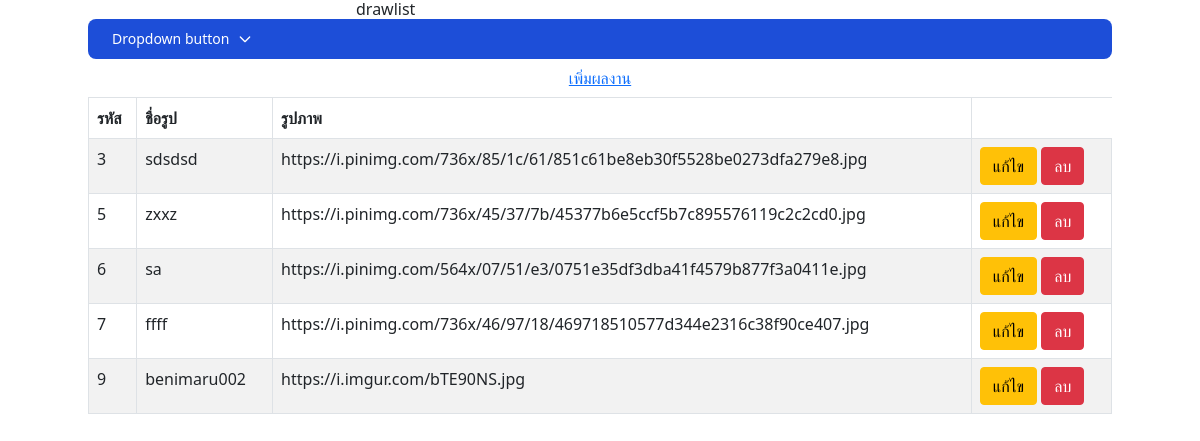
The page /draw_list.php on the database its author committed.
### tables this page shows
CREATE TABLE `product` (
  `dpr_id` int(11) NOT NULL,
  `dpr_name` varchar(100) NOT NULL,
  `dpr_type` varchar(100) NOT NULL,
  `dpr_image` varchar(255) NOT NULL,
  `dpr_detail` varchar(255) NOT NULL
);

### draw_list.php (the view, shortened to what this page needs)
<!DOCTYPE html>
<html lang="en">
    <head>
        <link href="https://cdn.jsdelivr.net/npm/bootstrap@5.0.2/dist/css/bootstrap.min.css" rel="stylesheet">
        <script src="https://cdn.tailwindcss.com"></script>
    </head>
    <body>
        <div class="container">
            <div class="row">
                <div class="col-sm-12 col-md-3 col-lg-3">
                </div>
                <div class="col-sm-12 col-md-9 col-lg-9">
                    <h2>drawlist</h2>
                </div>
                <button id="multiLevelDropdownButton" data-dropdown-toggle="dropdown" class="text-white bg-blue-700 hover:bg-blue-800 focus:ring-4 focus:outline-none focus:ring-blue-300 font-medium rounded-lg text-sm px-4 py-2.5 text-center inline-flex items-center dark:bg-blue-600 dark:hover:bg-blue-700 dark:focus:ring-blue-800" type="button">Dropdown button <svg class="w-4 h-4 ml-2" aria-hidden="true" fill="none" stroke="currentColor" viewBox="0 0 24 24" xmlns="http://www.w3.org/2000/svg"><path stroke-linecap="round" stroke-linejoin="round" stroke-width="2" d="M19 9l-7 7-7-7"></path></svg></button>
                    <a href="draw_add.php" class="btn btn-link">เพิ่มผลงาน</a>
                    <table class="table table-bordered table-striped">
                        <thead>
                            <tr>
                                <th>รหัส</th>
                                <th>ชื่อรูป</th>
                                <th>รูปภาพ</th>
                            </tr>
                        </thead>
                        <tbody>
                            <?php
                                include 'connectdb.php';
                                $sql =  'SELECT * FROM product order by dpr_id';
                                $result = mysqli_query($conn,$sql);
                                while (($row = mysqli_fetch_array($result, MYSQLI_ASSOC)) != NULL) {
                                    echo '<tr>';
                                    echo '<td>' . $row['dpr_id'] . '</td>';
                                    echo '<td>' . $row['dpr_name'] . '</td>';
                                    echo '<td>' . $row['dpr_image'] . '</td>';
                                    echo '<td>';
                            ?>
                                <a href="draw_edit.php?dpr_id=<?php echo $row['dpr_id'];?>" class="btn btn-warning">แก้ไข</a>
                                <a href="JavaScript:if(confirm('ยืนยันการลบ')==true){window.location='draw_delete.php?dpr_id=<?php echo $row["dpr_id"];?>'}" class="btn btn-danger">ลบ</a>
                            <?php
                                    echo '</td>';
                                    echo '</tr>';
                                }
                            ?>
                        </tbody>
                    </table>
                </div>
            </div>
    </body>
</html>

### rows shown on the page
product: dpr_id "3", dpr_name "sdsdsd", dpr_image "https://i.pinimg.com/736x/85/1c/61/851c61be8eb30f5528be0273dfa279e8.jpg"
product: dpr_id "5", dpr_name "zxxz", dpr_image "https://i.pinimg.com/736x/45/37/7b/45377b6e5ccf5b7c895576119c2c2cd0.jpg"
product: dpr_id "6", dpr_name "sa", dpr_image "https://i.pinimg.com/564x/07/51/e3/0751e35df3dba41f4579b877f3a0411e.jpg"
product: dpr_id "7", dpr_name "ffff", dpr_image "https://i.pinimg.com/736x/46/97/18/469718510577d344e2316c38f90ce407.jpg"
product: dpr_id "9", dpr_name "benimaru002", dpr_image "https://i.imgur.com/bTE90NS.jpg"
